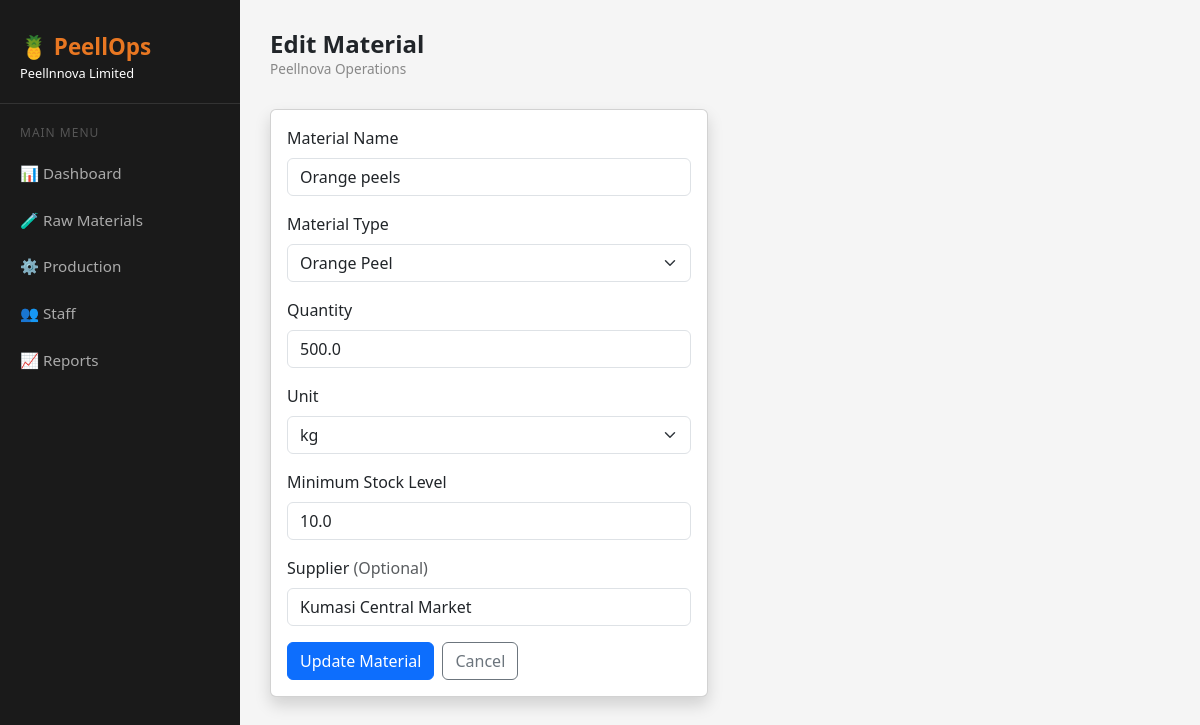
Page /edit-material/1 on the committed database.
### models.py (models this page shows, shortened)
class RawMaterial(db.Model):
    id = db.Column(db.Integer, primary_key=True)
    name = db.Column(db.String(100), nullable=False)
    quantity = db.Column(db.Float, nullable=False)
    unit = db.Column(db.String(20), nullable=False, default='kg')
    material_type = db.Column(db.String(100), nullable=False, default='other')
    minimum_stock = db.Column(db.Float, nullable=False, default=10.0)
    supplier = db.Column(db.String(100), nullable=True)
    date_added = db.Column(db.DateTime, default=datetime.utcnow)

### routes.py (the view, shortened to what this page needs)
@main.route("/edit-material/<int:id>", methods=["GET", "POST"])
def edit_material(id):
    material = RawMaterial.query.get_or_404(id)
    return render_template("edit_material.html", material=material)

### templates/edit_material.html (shortened to what this page needs)
{% extends "base.html" %}
{% block page_heading %}Edit Material{% endblock %}
{% block content %}
    <div class="row">
        <div class="col-md-6">
            <div class="card shadow">
                <div class="card-body">
                    <form method="POST">
                        <div class="mb-3">
                            <label class="form-label">Material Name</label>
                            <input type="text" name="name" class="form-control" value="{{ material.name }}" required>
                        </div>
                        <div class="mb-3">
                            <label class="form-label">Material Type</label>
                            <select name="material_type" class="form-select" required>
                                <option value="orange_peel" {% if material.material_type == "orange_peel" %}selected{% endif %}>Orange Peel</option>
                            </select>
                        </div>
                        <div class="mb-3">
                            <label class="form-label">Quantity</label>
                            <input type="number" step="0.1" name="quantity" class="form-control" value="{{ material.quantity }}" required>
                        </div>
                        <div class="mb-3">
                            <label class="form-label">Unit</label>
                            <select name="unit" class="form-select">
                                <option value="kg" {% if material.unit == "kg" %}selected{% endif %}>kg</option>
                            </select>
                        </div>
                        <div class="mb-3">
                            <label class="form-label">Minimum Stock Level</label>
                            <input type="number" step="0.1" name="minimum_stock" class="form-control" value="{{ material.minimum_stock }}" required>
                        </div>
                        <div class="mb-3">
                            <label class="form-label">Supplier <span class="text-muted">(Optional)</span></label>
                            <input type="text" name="supplier" class="form-control" value="{{ material.supplier or '' }}">
                        </div>
                        <div class="d-flex gap-2">
                            <button type="submit" class="btn btn-primary">Update Material</button>
                            <a href="/materials" class="btn btn-outline-secondary">Cancel</a>
                        </div>
                    </form>
                </div>
            </div>
        </div>
    </div>
{% endblock %}

### templates/base.html (style rules this page uses)
body { min-height: 100vh; }

### rows in the picture
RawMaterial: name "Orange peels", material_type "Orange Peel", quantity "500.0", unit "kg", minimum_stock "10.0", supplier "Kumasi Central Market"
